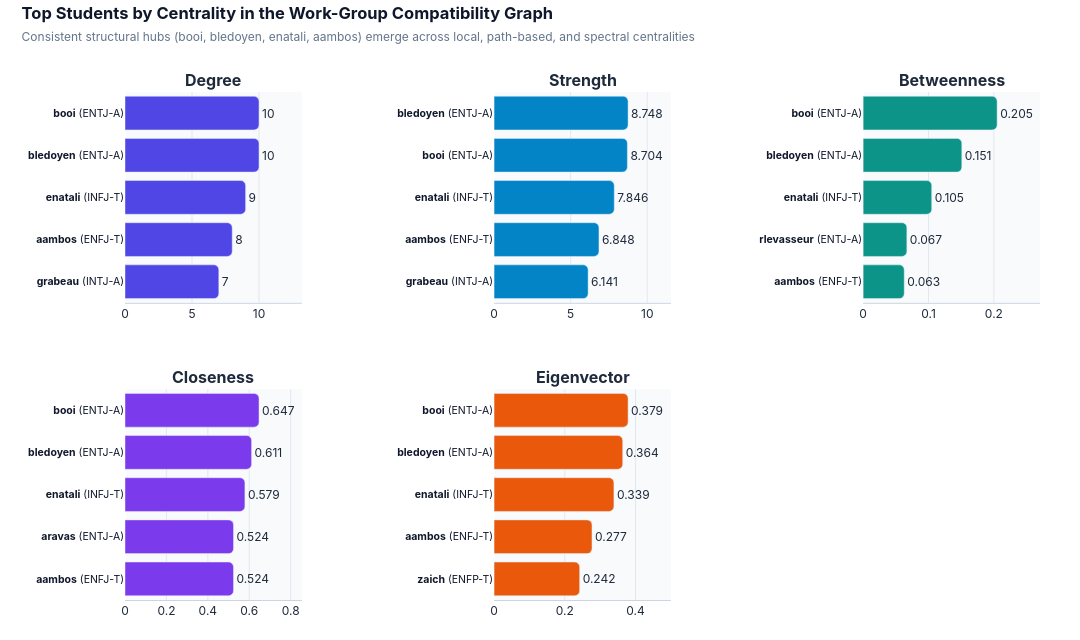

The notebook cell this image was saved under:
### Code cell
# Each centrality measure gets its own panel and scale; labels include MBTI type.
centrality_measures = ["Degree", "Strength", "Betweenness", "Closeness", "Eigenvector"]
measure_colors = ["#4F46E5", "#0284C7", "#0D9488", "#7C3AED", "#EA580C"]

fig_cent = make_subplots(
    rows=2,
    cols=3,
    subplot_titles=[f"<b>{m}</b>" for m in centrality_measures] + [""],
    horizontal_spacing=0.21,
    vertical_spacing=0.17,
)
for idx, (measure, mcol) in enumerate(zip(centrality_measures, measure_colors)):
    r_idx, c_idx = divmod(idx, 3)
    top_students = compatibility_centrality.nlargest(5, measure).sort_values(measure)
    labels = [f"<b>{row.Student}</b> ({row.MBTI})" for row in top_students.itertuples()]
    fmt_str = "{:.0f}" if measure == "Degree" else "{:.3f}"
    fig_cent.add_trace(
        go.Bar(
            x=top_students[measure],
            y=labels,
            orientation="h",
            marker=dict(color=mcol, cornerradius=5),
            text=[fmt_str.format(v) for v in top_students[measure]],
            textposition="outside",
            showlegend=False,
        ),
        row=r_idx + 1,
        col=c_idx + 1,
    )
    fig_cent.update_xaxes(
        range=[0, float(top_students[measure].max()) * 1.32],
        gridcolor="#E2E8F0",
        linecolor="#CBD5E1",
        row=r_idx + 1,
        col=c_idx + 1,
    )
    fig_cent.update_yaxes(tickfont=dict(size=10.5, color="#0F172A"), row=r_idx + 1, col=c_idx + 1)

fig_cent.update_layout(
    title=dict(
        text="<b>Top Students by Centrality in the Work-Group Compatibility Graph</b><br><span style='font-size:12px;color:#64748B;font-weight:400'>Consistent structural hubs (booi, bledoyen, enatali, aambos) emerge across local, path-based, and spectral centralities</span>",
        x=0.02,
        y=0.97,
        font=dict(size=16.5, color="#0F172A", family="Inter, -apple-system, sans-serif"),
    ),
    width=1080,
    height=640,
    paper_bgcolor="#FFFFFF",
    plot_bgcolor="#F8FAFC",
    font=dict(family="Inter, -apple-system, sans-serif", color="#1E293B"),
    margin=dict(l=125, r=40, t=92, b=40),
)
fig_cent.show()

### Figure 1 — Plotly figure (JSON) as saved in the notebook; plotly's stock layout.template omitted (floating-point values rounded to 4 significant figures)
{"data": [{"marker": {"color": "#4F46E5", "cornerradius": 5}, "orientation": "h", "showlegend": false, "text": ["7", "8", "9", "10", "10"], "textposition": "outside", "type": "bar", "x": [7, 8, 9, 10, 10], "xaxis": "x", "y": ["<b>grabeau</b> (INTJ-A)", "<b>aambos</b> (ENFJ-T)", "<b>enatali</b> (INFJ-T)", "<b>bledoyen</b> (ENTJ-A)", "<b>booi</b> (ENTJ-A)"], "yaxis": "y"}, {"marker": {"color": "#0284C7", "cornerradius": 5}, "orientation": "h", "showlegend": false, "text": ["6.141", "6.848", "7.846", "8.704", "8.748"], "textposition": "outside", "type": "bar", "x": [6.141, 6.848, 7.846, 8.704, 8.748], "xaxis": "x2", "y": ["<b>grabeau</b> (INTJ-A)", "<b>aambos</b> (ENFJ-T)", "<b>enatali</b> (INFJ-T)", "<b>booi</b> (ENTJ-A)", "<b>bledoyen</b> (ENTJ-A)"], "yaxis": "y2"}, {"marker": {"color": "#0D9488", "cornerradius": 5}, "orientation": "h", "showlegend": false, "text": ["0.063", "0.067", "0.105", "0.151", "0.205"], "textposition": "outside", "type": "bar", "x": [0.06292, 0.06692, 0.1049, 0.1509, 0.2049], "xaxis": "x3", "y": ["<b>aambos</b> (ENFJ-T)", "<b>rlevasseur</b> (ENTJ-A)", "<b>enatali</b> (INFJ-T)", "<b>bledoyen</b> (ENTJ-A)", "<b>booi</b> (ENTJ-A)"], "yaxis": "y3"}, {"marker": {"color": "#7C3AED", "cornerradius": 5}, "orientation": "h", "showlegend": false, "text": ["0.524", "0.524", "0.579", "0.611", "0.647"], "textposition": "outside", "type": "bar", "x": [0.5238, 0.5238, 0.5789, 0.6111, 0.6471], "xaxis": "x4", "y": ["<b>aambos</b> (ENFJ-T)", "<b>aravas</b> (ENTJ-A)", "<b>enatali</b> (INFJ-T)", "<b>bledoyen</b> (ENTJ-A)", "<b>booi</b> (ENTJ-A)"], "yaxis": "y4"}, {"marker": {"color": "#EA580C", "cornerradius": 5}, "orientation": "h", "showlegend": false, "text": ["0.242", "0.277", "0.339", "0.364", "0.379"], "textposition": "outside", "type": "bar", "x": [0.242, 0.2769, 0.3389, 0.3637, 0.3789], "xaxis": "x5", "y": ["<b>zaich</b> (ENFP-T)", "<b>aambos</b> (ENFJ-T)", "<b>enatali</b> (INFJ-T)", "<b>bledoyen</b> (ENTJ-A)", "<b>booi</b> (ENTJ-A)"], "yaxis": "y5"}], "layout": {"annotations": [{"font": {"size": 16}, "showarrow": false, "text": "<b>Degree</b>", "x": 0.09667, "xanchor": "center", "xref": "paper", "y": 1.0, "yanchor": "bottom", "yref": "paper"}, {"font": {"size": 16}, "showarrow": false, "text": "<b>Strength</b>", "x": 0.5, "xanchor": "center", "xref": "paper", "y": 1.0, "yanchor": "bottom", "yref": "paper"}, {"font": {"size": 16}, "showarrow": false, "text": "<b>Betweenness</b>", "x": 0.9033, "xanchor": "center", "xref": "paper", "y": 1.0, "yanchor": "bottom", "yref": "paper"}, {"font": {"size": 16}, "showarrow": false, "text": "<b>Closeness</b>", "x": 0.09667, "xanchor": "center", "xref": "paper", "y": 0.415, "yanchor": "bottom", "yref": "paper"}, {"font": {"size": 16}, "showarrow": false, "text": "<b>Eigenvector</b>", "x": 0.5, "xanchor": "center", "xref": "paper", "y": 0.415, "yanchor": "bottom", "yref": "paper"}], "font": {"color": "#1E293B", "family": "Inter, -apple-system, sans-serif"}, "height": 640, "margin": {"b": 40, "l": 125, "r": 40, "t": 92}, "paper_bgcolor": "#FFFFFF", "plot_bgcolor": "#F8FAFC", "title": {"font": {"color": "#0F172A", "family": "Inter, -apple-system, sans-serif", "size": 16.5}, "text": "<b>Top Students by Centrality in the Work-Group Compatibility Graph</b><br><span style='font-size:12px;color:#64748B;font-weight:400'>Consistent structural hubs (booi, bledoyen, enatali, aambos) emerge across local, path-based, and spectral centralities</span>", "x": 0.02, "y": 0.97}, "width": 1080, "xaxis": {"anchor": "y", "domain": [0.0, 0.1933], "gridcolor": "#E2E8F0", "linecolor": "#CBD5E1", "range": [0, 13.2]}, "xaxis2": {"anchor": "y2", "domain": [0.4033, 0.5967], "gridcolor": "#E2E8F0", "linecolor": "#CBD5E1", "range": [0, 11.55]}, "xaxis3": {"anchor": "y3", "domain": [0.8067, 1.0], "gridcolor": "#E2E8F0", "linecolor": "#CBD5E1", "range": [0, 0.2705]}, "xaxis4": {"anchor": "y4", "domain": [0.0, 0.1933], "gridcolor": "#E2E8F0", "linecolor": "#CBD5E1", "range": [0, 0.8541]}, "xaxis5": {"anchor": "y5", "domain": [0.4033, 0.5967], "gridcolor": "#E2E8F0", "linecolor": "#CBD5E1", "range": [0, 0.5001]}, "xaxis6": {"anchor": "y6", "domain": [0.8067, 1.0]}, "yaxis": {"anchor": "x", "domain": [0.585, 1.0], "tickfont": {"color": "#0F172A", "size": 10.5}}, "yaxis2": {"anchor": "x2", "domain": [0.585, 1.0], "tickfont": {"color": "#0F172A", "size": 10.5}}, "yaxis3": {"anchor": "x3", "domain": [0.585, 1.0], "tickfont": {"color": "#0F172A", "size": 10.5}}, "yaxis4": {"anchor": "x4", "domain": [0.0, 0.415], "tickfont": {"color": "#0F172A", "size": 10.5}}, "yaxis5": {"anchor": "x5", "domain": [0.0, 0.415], "tickfont": {"color": "#0F172A", "size": 10.5}}, "yaxis6": {"anchor": "x6", "domain": [0.0, 0.415]}}}
